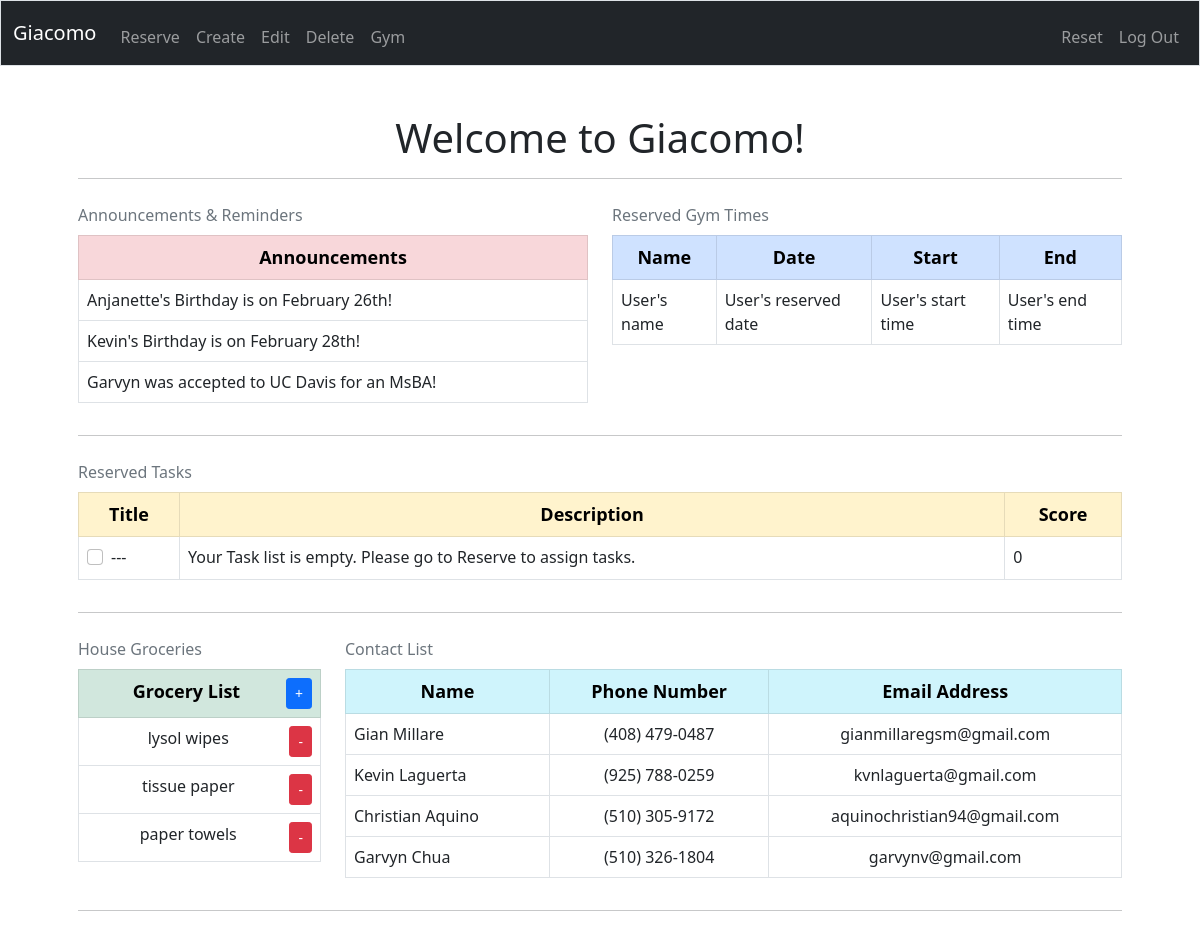
Page / (signed in) on the committed database.
### tables this page shows
CREATE TABLE 'groceries' (
'item_id' INTEGER PRIMARY KEY AUTOINCREMENT NOT NULL,
'user_id' INTEGER NOT NULL DEFAULT 0,
'item' TEXT NOT NULL);

CREATE TABLE 'contacts' (
'name' TEXT NOT NULL,
'phone' TEXT NOT NULL,
'email' TEXT NOT NULL);

### app.py (the view)
@app.route("/", methods=["GET", "POST"])
@login_required
def index():
    c.execute("""
    SELECT title, description, score FROM reserved WHERE user_id = :user_id
    """, {"user_id": session["user_id"]})
    rows = c.fetchall()
    user_reserved_tasks = []
    for row in rows:
        user_reserved_tasks.append({
            "title": row[0],
            "description": row[1],
            "score": row[2]
        })
    if len(user_reserved_tasks) == 0:
        user_reserved_tasks = [{
            "title": "---",
            "description": "Your Task list is empty. Please go to Reserve to assign tasks.",
            "score": 0
        }]
    c.execute("""
    SELECT item_id, item from groceries
    """)
    results = c.fetchall()
    items = []
    for i in results:
        items.append({
            'item_id': i[0],
            'item':i[1]
        })
    c.execute("""
    SELECT name, phone, email FROM contacts
    """)
    results = c.fetchall()
    contact_info = []
    for i in results:
        contact_info.append({
            'name': i[0],
            'phone': i[1],
            'email': i[2]
        })
    return render_template("index.html", user_reserved_tasks=user_reserved_tasks, items=items, contact_info=contact_info)

### helpers.py (called while the page is built)
def login_required(f):
    @wraps(f)
    def decorated_functions(*args, **kwargs):
        if session.get("user_id") is None:
            return redirect("/login")
        return f(*args, **kwargs)
    return decorated_functions

### templates/index.html (shortened to what this page needs)
{% extends "layout.html" %}
{% block main %}
    <h1>Welcome to Giacomo!</h1>
    <hr>
    <div class="row">
        <div class="col-6">
            <table class="table table-bordered caption-top">
                <caption>Announcements & Reminders</caption>
                <thead class="table-danger">
                    <tr>
                        <th scope="col" style="font-size: large; text-align: center;">Announcements</th>
                    </tr>
                </thead>
                <tbody>
                    <tr>
                        <td scope="row">Anjanette's Birthday is on February 26th!</td>
                    </tr>
                    <tr>
                        <td scope="row">Kevin's Birthday is on February 28th!</td>
                    </tr>
                    <tr>
                        <td scope="row">Garvyn was accepted to UC Davis for an MsBA!</td>
                    </tr>
                </tbody>
            </table>
        </div>
        <div class="col-6">
            <table class="table table-bordered caption-top">
                <caption>Reserved Gym Times</caption>
                <thead class="table-primary">
                    <tr>
                        <th scope="col" style="font-size: large; text-align: center;">Name</th>
                        <th scope="col" style="font-size: large; text-align: center;">Date</th>
                        <th scope="col" style="font-size: large; text-align: center;">Start</th>
                        <th scope="col" style="font-size: large; text-align: center;">End</th>
                    </tr>
                </thead>
                <tbody>
                    <tr>
                        <td scope="row">User's name</td>
                        <td scope="row">User's reserved date</td>
                        <td scope="row">User's start time</td>
                        <td scope="row">User's end time</td>
                    </tr>
                </tbody>
            </table>
        </div>
    </div>
    <hr>
    <div class="row">
        <div class="col-12">
            <table class="table table-bordered caption-top">
                <caption>Reserved Tasks</caption>
                <thead class="table-warning">
                    <tr>
                        <th scope="col" style="font-size: large; text-align: center;">Title</th>
                        <th scope="col" style="font-size: large; text-align: center;">Description</th>
                        <th scope="col" style="font-size: large; text-align: center;">Score</th>
                    </tr>
                </thead>
                <tbody>
                    {% for i in user_reserved_tasks %}
                    <tr>
                        <td>
                            <div class="form-check">
                                <input class="form-check-input" type="checkbox" value="" id="flexCheckDefault">
                                <label class="form-check-label" for="flexCheckDefault">{{ i["title"] }}</label>
                            </div>
                        </td>
                        <td>{{ i["description"] }}</td>
                        <td>{{ i["score"] }}</td>
                    </tr>
                    {% endfor %}
                </tbody>
            </table>
        </div>
    </div>
    <hr>
    <div class="row">
        <div class="col-3">
            <table class="table table-bordered caption-top">
                <caption>House Groceries</caption>
                <thead class="table-success">
                    <tr>
                        <th scope="col" style="font-size: large; text-align: center;">Grocery List<a href="/add_grocery" style="float: right;" class="btn btn-primary btn-sm" role="button">+</a></th>
                    </tr>
                </thead>
                <tbody>
                    {% for item in items %}
                    <tr style="text-align: center;">
                        <td>{{ item.item }} <form style="display: inline; float: right;" method="POST" action="{{ url_for('delete_grocery', item_id=item.item_id) }}"><button class="btn btn-danger btn-sm" type="submit">-</button></form> </td>
                    </tr>
                    {% endfor %}
                </tbody>
            </table>
        </div>
        <div class="col-9">
            <table class="table table-bordered caption-top">
                <caption>Contact List</caption>
                <thead class="table-info">
                    <tr>
                        <th scope="col" style="font-size: large; text-align: center;">Name</th>
                        <th scope="col" style="font-size: large; text-align: center;">Phone Number</th>
                        <th scope="col" style="font-size: large; text-align: center;">Email Address</th>
                    </tr>
                </thead>
                <tbody>
                    {% for i in contact_info %}
                    <tr>
                        <td>{{ i["name"] }}</td>
                        <td style="text-align: center;">{{ i["phone"] }}</td>
                        <td style="text-align: center;">{{ i["email"] }}</td>
                    </tr>
                    {% endfor %}
                </tbody>
            </table>
        </div>
    </div>
    <hr>
{% endblock %}

### templates/layout.html (shortened to what this page needs)
<!DOCTYPE html>
<html lang="en">
    <head>
        <link href="https://cdn.jsdelivr.net/npm/bootstrap@5.0.0-beta1/dist/css/bootstrap.min.css" rel="stylesheet">
        <link href="/static/styles.css" rel="stylesheet">
    </head>
    <body>
        <nav class="navbar navbar-expand-lg navbar-dark bg-dark border">
            <div class="container-fluid">
                <a class="navbar-brand" href="/"><span class="giacomo_brand">Giacomo</span></a>
                <div class="collapse navbar-collapse" id="navbar">
                    {% if session.user_id %}
                        <ul class="navbar-nav mr-auto mt-2">
                            <li class="nav-item"><a class="nav-link" href="/reserve">Reserve</a></li>
                            <li class="nav-item"><a class="nav-link" href="/create">Create</a></li>
                            <li class="nav-item"><a class="nav-link" href="/edit">Edit</a></li>
                            <li class="nav-item"><a class="nav-link" href="/delete">Delete</a></li>
                            <li class="nav-item"><a class="nav-link" href="/gym">Gym</a></li>
                        </ul>
                        <ul class="navbar-nav ms-auto mt-2">
                            <li class="nav-item"><a class="nav-link" href="/reset">Reset</a></li>
                            <li class="nav-item"><a class="nav-link" href="/logout">Log Out</a></li>
                        </ul>
                    {% else %}
                        <ul class="navbar-nav ms-auto mt-2">
                            <li class="nav-item"><a class="nav-link" href="/register">Register</a></li>
                            <li class="nav-item"><a class="nav-link" href="/login">Log In</a></li>
                        </ul>
                    {% endif %}
                </div>
            </div>
        </nav>
        <main class="container p-5">
            {% block main %}{% endblock %}
        </main>
    </body>
</html>

### static/styles.css (style rules this page uses)
h1 { text-align: center; }

### rows in the picture
groceries: item "lysol wipes"
groceries: item "tissue paper"
groceries: item "paper towels"
contacts: name "Gian Millare", phone "(408) 479-0487", email "gianmillaregsm@gmail.com"
contacts: name "Kevin Laguerta", phone "(925) 788-0259", email "kvnlaguerta@gmail.com"
contacts: name "Christian Aquino", phone "(510) 305-9172", email "aquinochristian94@gmail.com"
contacts: name "Garvyn Chua", phone "(510) 326-1804", email "garvynv@gmail.com"

### other values in the picture
{{ i["title"] }} "---"
{{ i["description"] }} "Your Task list is empty. Please go to Reserve to assign tasks."
{{ i["score"] }} "0"
